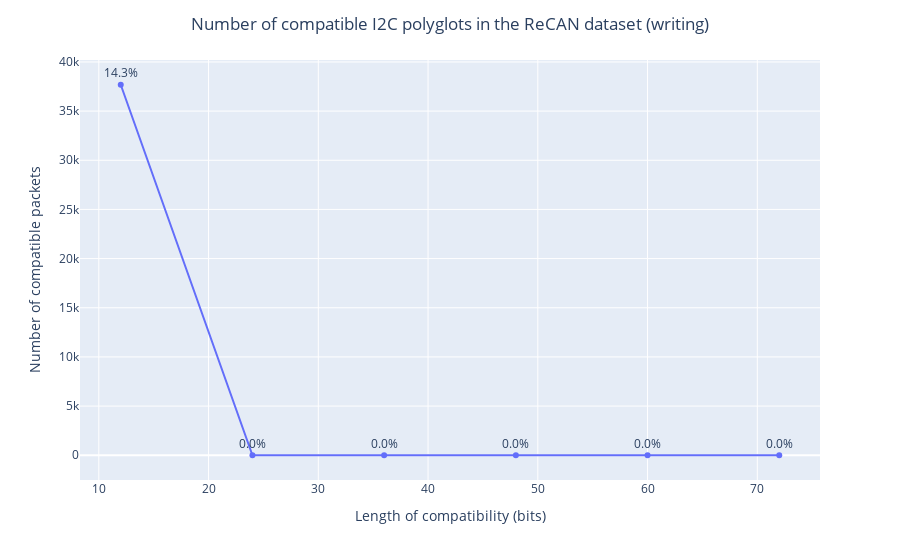

Notebook cell for this chart:
### Code cell
import plotly.express as px
df = px.data.tips()

frame = { 'Number of compatible packets': datapoints, 'Length of compatibility (bits)': bit_datapoints, 'Precentage': n }
result = pd.DataFrame(frame)

df = result

fig = px.line(df, y="Number of compatible packets", x="Length of compatibility (bits)", text="Precentage", markers=True)
fig.update_traces(textposition='top center')
fig.update_layout(title_text='Number of compatible I2C polyglots in the ReCAN dataset (writing)', title_x=0.5)
fig.show()
fig.write_image("i2c_write.pdf")

### Figure 1 — Plotly figure (JSON) as saved in the notebook; plotly's stock layout.template omitted (floating-point values rounded to 4 significant figures)
{"data": [{"hovertemplate": "Length of compatibility (bits)=%{x}<br>Number of compatible packets=%{y}<br>Precentage=%{text}<extra></extra>", "legendgroup": "", "line": {"color": "#636efa", "dash": "solid"}, "marker": {"symbol": "circle"}, "mode": "lines+text+markers", "name": "", "orientation": "v", "showlegend": false, "text": ["14.3%", "0.0%", "0.0%", "0.0%", "0.0%", "0.0%"], "textposition": "top center", "type": "scatter", "x": [12, 24, 36, 48, 60, 72], "xaxis": "x", "y": [37680, 0, 0, 0, 0, 0], "yaxis": "y"}], "layout": {"legend": {"tracegroupgap": 0}, "margin": {"t": 60}, "title": {"text": "Number of compatible I2C polyglots in the ReCAN dataset (writing)", "x": 0.5}, "xaxis": {"anchor": "y", "domain": [0, 1], "title": {"text": "Length of compatibility (bits)"}}, "yaxis": {"anchor": "x", "domain": [0, 1], "title": {"text": "Number of compatible packets"}}}}
